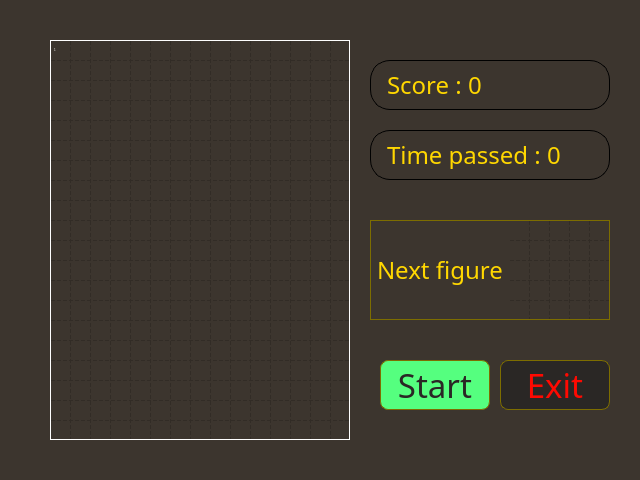
<?xml version="1.0" encoding="UTF-8"?>
<ui version="4.0">
 <class>Dialog</class>
 <widget class="QDialog" name="Dialog">
  <property name="geometry">
   <rect>
    <x>0</x>
    <y>0</y>
    <width>640</width>
    <height>480</height>
   </rect>
  </property>
  <property name="sizePolicy">
   <sizepolicy hsizetype="Fixed" vsizetype="Fixed">
    <horstretch>0</horstretch>
    <verstretch>0</verstretch>
   </sizepolicy>
  </property>
  <property name="windowTitle">
   <string>Dialog</string>
  </property>
  <property name="styleSheet">
   <string notr="true">background-color: rgb(60, 53, 46);</string>
  </property>
  <widget class="QTableWidget" name="PlayTable">
   <property name="enabled">
    <bool>false</bool>
   </property>
   <property name="geometry">
    <rect>
     <x>50</x>
     <y>40</y>
     <width>300</width>
     <height>400</height>
    </rect>
   </property>
   <property name="sizePolicy">
    <sizepolicy hsizetype="Fixed" vsizetype="Fixed">
     <horstretch>0</horstretch>
     <verstretch>0</verstretch>
    </sizepolicy>
   </property>
   <property name="minimumSize">
    <size>
     <width>300</width>
     <height>400</height>
    </size>
   </property>
   <property name="maximumSize">
    <size>
     <width>300</width>
     <height>400</height>
    </size>
   </property>
   <property name="font">
    <font>
     <pointsize>2</pointsize>
    </font>
   </property>
   <property name="cursor" stdset="0">
    <cursorShape>CrossCursor</cursorShape>
   </property>
   <property name="focusPolicy">
    <enum>Qt::NoFocus</enum>
   </property>
   <property name="styleSheet">
    <string notr="true">font-size: 0px;
color: white;
text-indent: 50px;
letter-spacing: -10px;
line-height: 0.8;
white-space: nowrap;</string>
   </property>
   <property name="frameShape">
    <enum>QFrame::Panel</enum>
   </property>
   <property name="frameShadow">
    <enum>QFrame::Plain</enum>
   </property>
   <property name="verticalScrollBarPolicy">
    <enum>Qt::ScrollBarAlwaysOff</enum>
   </property>
   <property name="horizontalScrollBarPolicy">
    <enum>Qt::ScrollBarAlwaysOff</enum>
   </property>
   <property name="sizeAdjustPolicy">
    <enum>QAbstractScrollArea::AdjustToContents</enum>
   </property>
   <property name="autoScroll">
    <bool>false</bool>
   </property>
   <property name="autoScrollMargin">
    <number>0</number>
   </property>
   <property name="editTriggers">
    <set>QAbstractItemView::NoEditTriggers</set>
   </property>
   <property name="tabKeyNavigation">
    <bool>false</bool>
   </property>
   <property name="showDropIndicator" stdset="0">
    <bool>false</bool>
   </property>
   <property name="dragDropOverwriteMode">
    <bool>false</bool>
   </property>
   <property name="selectionMode">
    <enum>QAbstractItemView::NoSelection</enum>
   </property>
   <property name="textElideMode">
    <enum>Qt::ElideMiddle</enum>
   </property>
   <property name="showGrid">
    <bool>true</bool>
   </property>
   <property name="gridStyle">
    <enum>Qt::DashLine</enum>
   </property>
   <property name="wordWrap">
    <bool>true</bool>
   </property>
   <property name="rowCount">
    <number>20</number>
   </property>
   <property name="columnCount">
    <number>15</number>
   </property>
   <attribute name="horizontalHeaderVisible">
    <bool>false</bool>
   </attribute>
   <attribute name="horizontalHeaderMinimumSectionSize">
    <number>0</number>
   </attribute>
   <attribute name="horizontalHeaderDefaultSectionSize">
    <number>20</number>
   </attribute>
   <attribute name="horizontalHeaderHighlightSections">
    <bool>false</bool>
   </attribute>
   <attribute name="verticalHeaderVisible">
    <bool>false</bool>
   </attribute>
   <attribute name="verticalHeaderMinimumSectionSize">
    <number>0</number>
   </attribute>
   <attribute name="verticalHeaderDefaultSectionSize">
    <number>20</number>
   </attribute>
   <attribute name="verticalHeaderHighlightSections">
    <bool>false</bool>
   </attribute>
   <row/>
   <row/>
   <row/>
   <row/>
   <row/>
   <row/>
   <row/>
   <row/>
   <row/>
   <row/>
   <row/>
   <row/>
   <row/>
   <row/>
   <row/>
   <row/>
   <row/>
   <row/>
   <row/>
   <row/>
   <column/>
   <column/>
   <column/>
   <column/>
   <column/>
   <column/>
   <column/>
   <column/>
   <column/>
   <column/>
   <column/>
   <column/>
   <column/>
   <column/>
   <column/>
   <item row="0" column="0">
    <property name="text">
     <string>1</string>
    </property>
   </item>
  </widget>
  <widget class="QLabel" name="ScoreText">
   <property name="geometry">
    <rect>
     <x>370</x>
     <y>60</y>
     <width>240</width>
     <height>50</height>
    </rect>
   </property>
   <property name="sizePolicy">
    <sizepolicy hsizetype="Fixed" vsizetype="Fixed">
     <horstretch>0</horstretch>
     <verstretch>0</verstretch>
    </sizepolicy>
   </property>
   <property name="minimumSize">
    <size>
     <width>240</width>
     <height>50</height>
    </size>
   </property>
   <property name="maximumSize">
    <size>
     <width>240</width>
     <height>50</height>
    </size>
   </property>
   <property name="font">
    <font>
     <family>TF2 Secondary</family>
     <pointsize>18</pointsize>
    </font>
   </property>
   <property name="cursor">
    <cursorShape>IBeamCursor</cursorShape>
   </property>
   <property name="styleSheet">
    <string notr="true">Border: 1px solid black;
border-radius: 20%;
padding: 10px;
color: rgb(255, 215, 0);</string>
   </property>
   <property name="text">
    <string>Score : 0</string>
   </property>
  </widget>
  <widget class="QLabel" name="TimeText">
   <property name="geometry">
    <rect>
     <x>370</x>
     <y>130</y>
     <width>240</width>
     <height>50</height>
    </rect>
   </property>
   <property name="sizePolicy">
    <sizepolicy hsizetype="Fixed" vsizetype="Fixed">
     <horstretch>0</horstretch>
     <verstretch>0</verstretch>
    </sizepolicy>
   </property>
   <property name="minimumSize">
    <size>
     <width>240</width>
     <height>50</height>
    </size>
   </property>
   <property name="maximumSize">
    <size>
     <width>240</width>
     <height>50</height>
    </size>
   </property>
   <property name="font">
    <font>
     <family>TF2 Secondary</family>
     <pointsize>18</pointsize>
    </font>
   </property>
   <property name="cursor">
    <cursorShape>IBeamCursor</cursorShape>
   </property>
   <property name="styleSheet">
    <string notr="true">Border: 1px solid black;
border-radius: 20%;
padding: 10px;
color: rgb(255, 215, 0);</string>
   </property>
   <property name="text">
    <string>Time passed : 0</string>
   </property>
  </widget>
  <widget class="QPushButton" name="ExitButton">
   <property name="geometry">
    <rect>
     <x>500</x>
     <y>360</y>
     <width>110</width>
     <height>50</height>
    </rect>
   </property>
   <property name="sizePolicy">
    <sizepolicy hsizetype="Fixed" vsizetype="Fixed">
     <horstretch>0</horstretch>
     <verstretch>0</verstretch>
    </sizepolicy>
   </property>
   <property name="minimumSize">
    <size>
     <width>110</width>
     <height>50</height>
    </size>
   </property>
   <property name="maximumSize">
    <size>
     <width>110</width>
     <height>50</height>
    </size>
   </property>
   <property name="font">
    <font>
     <family>TF2</family>
     <pointsize>25</pointsize>
    </font>
   </property>
   <property name="cursor">
    <cursorShape>PointingHandCursor</cursorShape>
   </property>
   <property name="styleSheet">
    <string notr="true">QPushButton{background-color: rgb(42, 39, 37);
border: 1px solid rgb(125, 109, 0);
border-radius: 8%;
color: rgb(255, 9, 1);}
QPushButton:hover{
background-color: rgb(50, 47, 45);
}</string>
   </property>
   <property name="text">
    <string>Exit</string>
   </property>
  </widget>
  <widget class="QPushButton" name="PauseButton">
   <property name="geometry">
    <rect>
     <x>380</x>
     <y>360</y>
     <width>110</width>
     <height>50</height>
    </rect>
   </property>
   <property name="sizePolicy">
    <sizepolicy hsizetype="Fixed" vsizetype="Fixed">
     <horstretch>0</horstretch>
     <verstretch>0</verstretch>
    </sizepolicy>
   </property>
   <property name="minimumSize">
    <size>
     <width>110</width>
     <height>50</height>
    </size>
   </property>
   <property name="maximumSize">
    <size>
     <width>110</width>
     <height>50</height>
    </size>
   </property>
   <property name="font">
    <font>
     <family>TF2</family>
     <pointsize>25</pointsize>
    </font>
   </property>
   <property name="cursor">
    <cursorShape>PointingHandCursor</cursorShape>
   </property>
   <property name="styleSheet">
    <string notr="true">QPushButton{background-color: rgb(85, 255, 127);
                    border: 1px solid rgb(125, 109, 0);
                    border-radius: 8%;
                    color: rgb(42, 39, 37);
                    }
                    QPushButton:hover{
                    background-color: rgb(100, 255, 140);
                    }</string>
   </property>
   <property name="text">
    <string>Start</string>
   </property>
  </widget>
  <widget class="QTableWidget" name="FigureWindow">
   <property name="geometry">
    <rect>
     <x>510</x>
     <y>220</y>
     <width>100</width>
     <height>100</height>
    </rect>
   </property>
   <property name="sizePolicy">
    <sizepolicy hsizetype="Fixed" vsizetype="Fixed">
     <horstretch>0</horstretch>
     <verstretch>0</verstretch>
    </sizepolicy>
   </property>
   <property name="minimumSize">
    <size>
     <width>100</width>
     <height>100</height>
    </size>
   </property>
   <property name="maximumSize">
    <size>
     <width>100</width>
     <height>100</height>
    </size>
   </property>
   <property name="font">
    <font>
     <pointsize>8</pointsize>
    </font>
   </property>
   <property name="focusPolicy">
    <enum>Qt::NoFocus</enum>
   </property>
   <property name="styleSheet">
    <string notr="true">border: 1px solid rgb(125, 109, 0);
border-left: 0px;</string>
   </property>
   <property name="frameShape">
    <enum>QFrame::Panel</enum>
   </property>
   <property name="frameShadow">
    <enum>QFrame::Plain</enum>
   </property>
   <property name="verticalScrollBarPolicy">
    <enum>Qt::ScrollBarAlwaysOff</enum>
   </property>
   <property name="horizontalScrollBarPolicy">
    <enum>Qt::ScrollBarAlwaysOff</enum>
   </property>
   <property name="sizeAdjustPolicy">
    <enum>QAbstractScrollArea::AdjustToContents</enum>
   </property>
   <property name="autoScroll">
    <bool>false</bool>
   </property>
   <property name="autoScrollMargin">
    <number>0</number>
   </property>
   <property name="editTriggers">
    <set>QAbstractItemView::NoEditTriggers</set>
   </property>
   <property name="tabKeyNavigation">
    <bool>false</bool>
   </property>
   <property name="showDropIndicator" stdset="0">
    <bool>false</bool>
   </property>
   <property name="dragDropOverwriteMode">
    <bool>false</bool>
   </property>
   <property name="selectionMode">
    <enum>QAbstractItemView::NoSelection</enum>
   </property>
   <property name="textElideMode">
    <enum>Qt::ElideMiddle</enum>
   </property>
   <property name="gridStyle">
    <enum>Qt::DashLine</enum>
   </property>
   <property name="cornerButtonEnabled">
    <bool>false</bool>
   </property>
   <property name="rowCount">
    <number>5</number>
   </property>
   <property name="columnCount">
    <number>5</number>
   </property>
   <attribute name="horizontalHeaderVisible">
    <bool>false</bool>
   </attribute>
   <attribute name="horizontalHeaderMinimumSectionSize">
    <number>0</number>
   </attribute>
   <attribute name="horizontalHeaderDefaultSectionSize">
    <number>20</number>
   </attribute>
   <attribute name="horizontalHeaderHighlightSections">
    <bool>false</bool>
   </attribute>
   <attribute name="verticalHeaderVisible">
    <bool>false</bool>
   </attribute>
   <attribute name="verticalHeaderMinimumSectionSize">
    <number>0</number>
   </attribute>
   <attribute name="verticalHeaderDefaultSectionSize">
    <number>20</number>
   </attribute>
   <attribute name="verticalHeaderHighlightSections">
    <bool>false</bool>
   </attribute>
   <row/>
   <row/>
   <row/>
   <row/>
   <row/>
   <column/>
   <column/>
   <column/>
   <column/>
   <column/>
  </widget>
  <widget class="QLabel" name="textFigure">
   <property name="geometry">
    <rect>
     <x>370</x>
     <y>220</y>
     <width>140</width>
     <height>100</height>
    </rect>
   </property>
   <property name="sizePolicy">
    <sizepolicy hsizetype="Fixed" vsizetype="Fixed">
     <horstretch>0</horstretch>
     <verstretch>0</verstretch>
    </sizepolicy>
   </property>
   <property name="minimumSize">
    <size>
     <width>140</width>
     <height>100</height>
    </size>
   </property>
   <property name="maximumSize">
    <size>
     <width>140</width>
     <height>100</height>
    </size>
   </property>
   <property name="font">
    <font>
     <family>TF2 Secondary</family>
     <pointsize>18</pointsize>
    </font>
   </property>
   <property name="styleSheet">
    <string notr="true">color: rgb(255, 215, 0);
border: 1px solid rgb(125, 109, 0);
border-right: 0px;</string>
   </property>
   <property name="text">
    <string>Next figure : </string>
   </property>
  </widget>
 </widget>
 <resources/>
 <connections/>
</ui>
